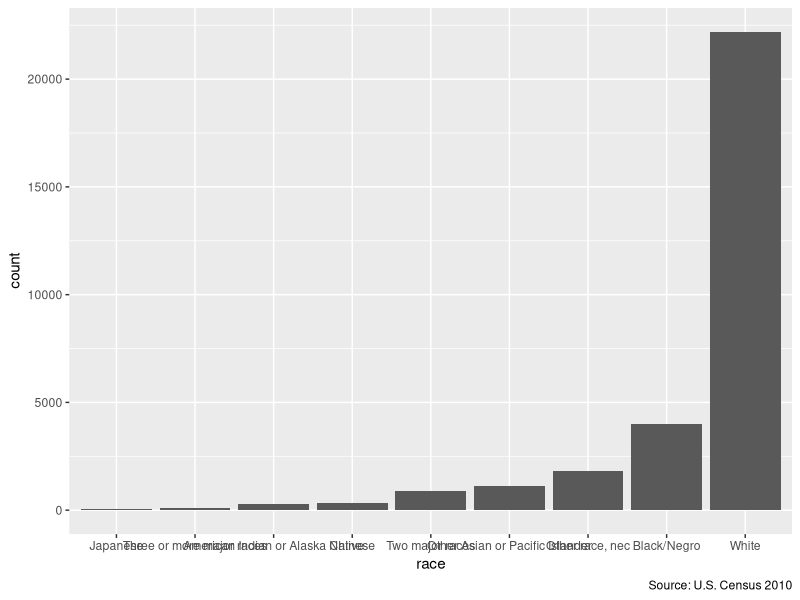

Generate this figure with R:
## ---- chunk 1
library(dplyr)
library(readr)
library(haven)
library(ggplot2)
## ---- chunk 2
cen10 <- read_csv("input/usc2010_001percent.csv", col_types = cols())
## ---- chunk 3
copy <- cen10 
## ---- chunk 4
copy
## ---- chunk 5
copy <- ""
## ---- chunk 6
copy
## ---- chunk 7
my_list <- list()
my_list
## ---- chunk 8
my_list[[1]] <- "contents of the first slot -- this is a string"
my_list[["slot 2"]] <- "contents of slot named slot 2"
my_list
## ---- chunk 9
my_list[[1]] <- c(1, 2, 3, 4, 5)
my_list
## ---- chunk 10
my_list[[1]][[1]] <- "subitem 1 in slot 1 of my_list"
my_list[[1]][[2]] <- "subitem 1 in slot 2 of my_list"
my_list[[1]][[3]] <- "subitem 1 in slot 3 of my_list"

my_list
## ---- chunk 11
class(cen10)
## ---- chunk 12
class("some random text")
## ---- chunk 13
pikachu <- list(name = "Pikachu",
                number = 25,
                type = "Electric",
                color = "Yellow")
## ---- chunk 14
class(pikachu) <- "Pokemon"
str(pikachu)
pikachu$type

## ---- chunk 15
ols <- lm(mpg ~ wt + vs + gear + carb, mtcars)
class(ols)
## ---- chunk 16

grp_race <- group_by(cen10, race)%>%
  summarize(count = n())

grp_race_ordered <- arrange(grp_race, count) %>% 
  mutate(race = forcats::as_factor(race))

gg_tab <- ggplot(data = grp_race_ordered) +
  aes(x = race, y = count) +
  geom_col() +
  labs(caption = "Source: U.S. Census 2010")

gg_tab
## ---- chunk 17
gg_tab<- gg_tab + coord_flip()
## ---- chunk 18
str(my_list)
class(my_list)
## ---- chunk 19
str(pikachu)
## ---- chunk 20
nrow(cen10)
## ---- chunk 21
# Enter yourself
unique(cen10$race)
mean(cen10$race == "American Indian or Alaska Native")
## ---- chunk 22
grp_race_ordered$count
class(grp_race_ordered$count)
## ---- chunk 23
head(cen10$age)
## ---- chunk 24
my_name <- "Yon Soo"
my_name
class(my_name)
## ---- chunk 25
my_name_letters <- c("S", "h", "i", "r", "o")
my_name_letters
class(my_name_letters)
## ---- chunk 26
my_name2 <- "shiro"
my_name == my_name2
## ---- chunk 27
count_men <- function(data) {
  
  nmen <- sum(data$sex == "Male")
  
  return(nmen)
}
## ---- chunk 28
count_men(cen10)
## ---- chunk 29
count_men(cen10[cen10$state == "California",])
## ---- chunk 30
nw_in_state <- function(data, state) {
  
  s.subset <- data[data$state == state,]
  total.s <- nrow(s.subset)
  nw.s <- sum(s.subset$race != "White")
  
  nw.s / total.s
}
## ---- chunk 31
nw_in_state(cen10, "Massachusetts")

## ---- chunk 32
# Enter on your own

## ---- chunk 33
# Enter on your own
## ---- chunk 34
# Enter on your own
## ---- chunk 35
help(package = "ggplot2")
## ---- chunk 36
library(ggplot2)
## ---- chunk 37
x <- 5
if (x >0) {
  print("positive number")
} else if (x == 0)  {
  print ("zero")
} else {
  print("negative number")
}
## ---- chunk 38
is_positive <- function(number) {
  if (number >0) {
    print("positive number")
  } else if (number == 0)  {
    print ("zero")
  } else {
    print("negative number")
  }
}

is_positive(5)
is_positive(-3)
## ---- chunk 39
fruits <- c("apples", "oranges", "grapes")
## ---- chunk 40
for (fruit in fruits) {
  print(paste("I love", fruit))
}
## ---- chunk 41
for (i in 1:length(fruits)) {
  print(paste("I love", fruits[i]))
}
## ---- chunk 42
states_of_interest <- c("California", "Massachusetts", "New Hampshire", "Washington")

for( state in states_of_interest){
  state_data <- cen10[cen10$state == state,]
  nmen <- sum(state_data$sex == "Male")

  n <- nrow(state_data)
  men_perc <- round(100*(nmen/n), digits=2)
  print(paste("Percentage of men in",state, "is", men_perc))

}

## ---- chunk 43
states_of_interest <- c("California", "Massachusetts", "New Hampshire", "Washington")
male_percentages <- c()
iter <-1 

for( state in states_of_interest){
  state_data <- cen10[cen10$state == state,]
  nmen <- sum(state_data$sex == "Male")
  n <- nrow(state_data)
  men_perc <- round(100*(nmen/n), digits=2)
  
  male_percentages <- c(male_percentages, men_perc)
  names(male_percentages)[iter] <- state
  iter <- iter + 1
}

male_percentages

## ---- chunk 44

states_of_interest <- c("California", "Massachusetts", "New Hampshire", "Washington")
for (state in states_of_interest) {
  for (race in unique(cen10$race)) {
    race_state_num <- nrow(cen10[cen10$race == race & cen10$state == state, ])
    state_pop <- nrow(cen10[cen10$state == state, ])
    race_perc <- round(100*(race_state_num/(state_pop)), digits=2)
    print(paste("Percentage of ", race , "in", state, "is", race_perc))
  }
}
## ---- chunk 45
acs<- read_csv("input/acs2015_1percent.csv", col_types = cols())
set.seed(02138)
sample_acs <- sample_frac(acs, 0.01)

# Enter yourself
## ---- chunk 46
# Enter yourself

## ---- chunk 47
states_of_interest <- c("California", "Massachusetts", "New Hampshire", "Washington")
# Enter yourself

## ---- chunk 48
states_of_interest <- c("California", "Massachusetts", "New Hampshire", "Washington")
for (state in states_of_interest) {
  for (race in unique(cen10$race)) {
    race_state_num <- nrow(cen10[cen10$race == race & cen10$state == state, ])
    state_pop <- nrow(cen10[cen10$state == state, ])
    race_perc <- round(100*(race_state_num/(state_pop)), digits=2)
    print(paste("Percentage of ", race , "in", state, "is", race_perc))
  }
}
## ---- chunk 49


